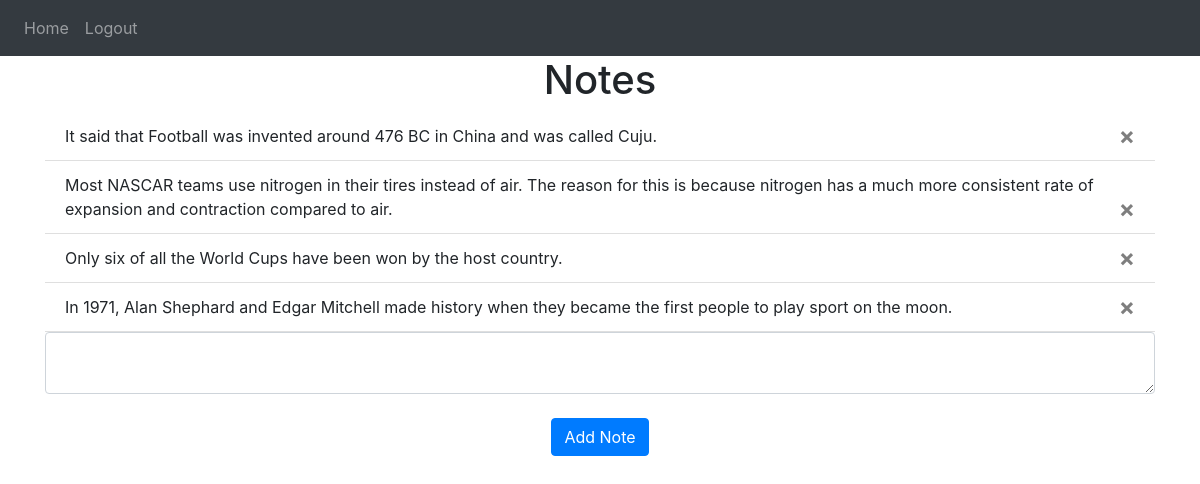
The app's page / (signed in) with its own data.
### views.py (the view, shortened to what this page needs)
@views.route('/', methods=['GET', 'POST'])
@login_required
def home():
    return render_template("home.html", user=current_user)

### __init__.py (called while the page is built)
def create_app():
    app = Flask(__name__)
    app.config['SECRET_KEY'] = 'hjshjhdjah kjshkjdhjs'
    app.config['SQLALCHEMY_DATABASE_URI'] = f'sqlite:///{DB_NAME}'
    db.init_app(app)
    from .views import views
    from .auth import auth
    app.register_blueprint(views, url_prefix='/')
    app.register_blueprint(auth, url_prefix='/')
    from .models import User, Note
    create_database(app)
    login_manager = LoginManager()
    login_manager.login_view = 'auth.login'
    login_manager.init_app(app)
    @login_manager.user_loader
    def load_user(id):
        return User.query.get(int(id))
    return app

### templates/home.html
{% extends "base.html" %} {% block title %}Home{% endblock %} {% block content
    %}
    <h1 align="center">Notes</h1>
    <ul class="list-group list-group-flush" id="notes">
      {% for note in user.notes %}
      <li class="list-group-item">
        {{ note.data }}
        <button type="button" class="close" onClick="deleteNote({{ note.id }})">
          <span aria-hidden="true">&times;</span>
        </button>
      </li>
      {% endfor %}
    </ul>
    <form method="POST">
      <textarea name="note" id="note" class="form-control"></textarea>
      <br />
      <div align="center">
        <button type="submit" class="btn btn-primary">Add Note</button>
      </div>
    </form>
    {% endblock %}

### records on screen
Note: data "It said that Football was invented around 476 BC in China and was called Cuju."
Note: data "Most NASCAR teams use nitrogen in their tires instead of air. The reason for this is because nitrogen has a much more consistent rate of expansion and contraction compared to air."
Note: data "Only six of all the World Cups have been won by the host country."
Note: data "In 1971, Alan Shephard and Edgar Mitchell made history when they became the first people to play sport on the moon."
